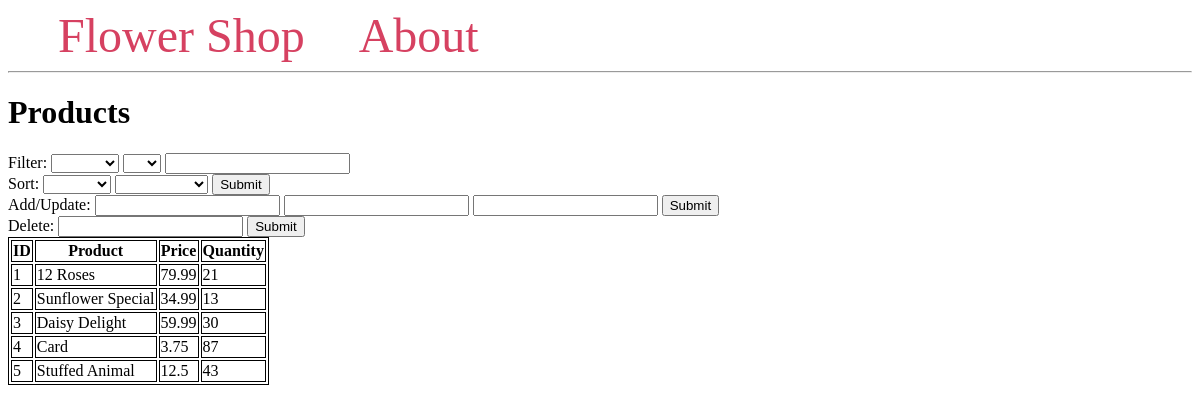
/products, run on an earlier commit of the app's database.
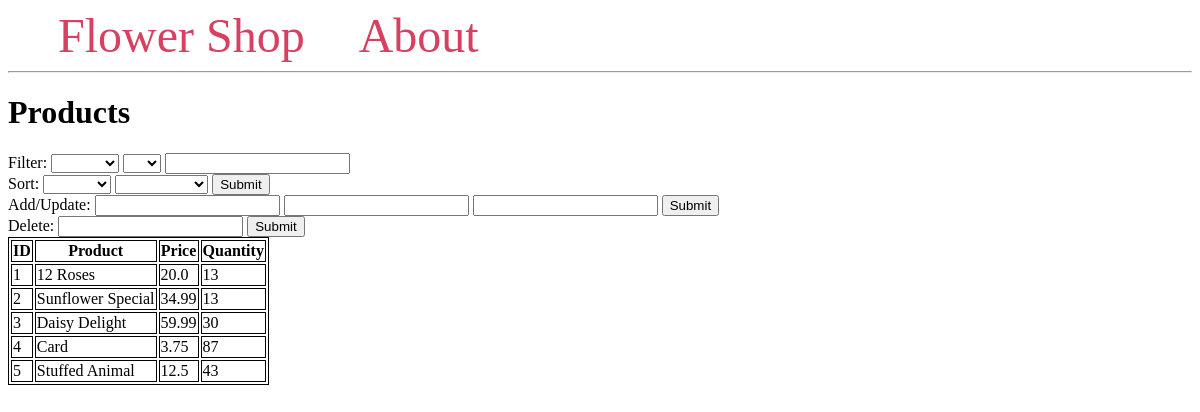
And on a later commit of the database.
### tables this page shows
CREATE TABLE product (
                productID INTEGER PRIMARY KEY,
                p_desc TEXT NOT NULL,
                price REAL NOT NULL,
                stock INTEGER NOT NULL CHECK (stock>=0)
            );

### main.py (the view, shortened to what this page needs)
@app.route("/products", methods=("GET", "POST"))
def product():
    conn = get_db_connection()
    cursor = conn.cursor()
    db= Database(conn, cursor)
    products = conn.execute("SELECT * FROM product").fetchall()
    return render_template("products.html", products=products)

### main.py (called while the page is built)
def get_db_connection():
    conn = sqlite3.connect('flowershopdatabase.db', check_same_thread=False)
    conn.execute("PRAGMA foreign_keys = 1")
    conn.row_factory = sqlite3.Row
    return conn

### templates/products.html (shortened to what this page needs)
{% extends 'base.html' %}
{% block content %}
    <h1>{% block title %} Products {% endblock %}</h1>
    <div>
        <form method="post">
            <div>
                <label>Filter:</label>
                <select name="filt_attr">
                    <option value=""></option>
                    <option value="productID">ID</option>
                </select>
                <select name="op">
                    <option value=""></option>
                    <option value="=">=</option>
                </select>
                <input type="text" name="value">
            </div>
            <label>Sort:</label>
            <select name="sort_attr" id="sort_attr">
                    <option value=""></option>
                    <option value="productID">ID</option>
            </select>
            <select name="asc" id="asc">
                <option value=""></option>
                <option value="ASC">Ascending</option>
            </select>
            <button type="submit">Submit</button>
            <div>
                <label>Add/Update:</label>
                <input type="text" name="product">
                <input type="text" name="price">
                <input type="text" name="quantity">
                <button type="submit" name="add" value="add">Submit</button>
            </div>
            <div>
                <label>Delete:</label>
                <input type="text" name="product2">
                <button type="submit" name="del" value="del">Submit</button>
            </div>
        </form>
    </div>
    <table>
        <tr>
          <th>ID</th>
          <th>Product</th>
          <th>Price</th>
          <th>Quantity</th>
        </tr>
        {% for product in products %}
                <tr>
                    <td>{{ product['productID'] }}</td>
                    <td>{{ product['p_desc'] }}</td>
                    <td>{{ product['price'] }}</td>
                    <td>{{ product['stock'] }}</td>
                </tr>
        {% endfor %}
    </table>
{% endblock %}

### templates/base.html (shortened to what this page needs)
<!DOCTYPE html>
<html lang="en">
<head>
</head>
<body>
    <nav>
        <a href="{{ url_for('index') }}">Flower Shop</a>
        <a href="#">About</a>
    </nav>
    <hr>
    <div class="content">
        {% block content %} {% endblock %}
    </div>
</body>
</html>

### templates/base.html (style rules this page uses)
nav a { color: #d64161; font-size: 3em; margin-left: 50px; text-decoration: none; }
table, th, td { border: 1px solid black; }

What changed in the data, as far as the page shows it:
changed product "12 Roses": price "79.99" → "20.0"; stock "21" → "13"
